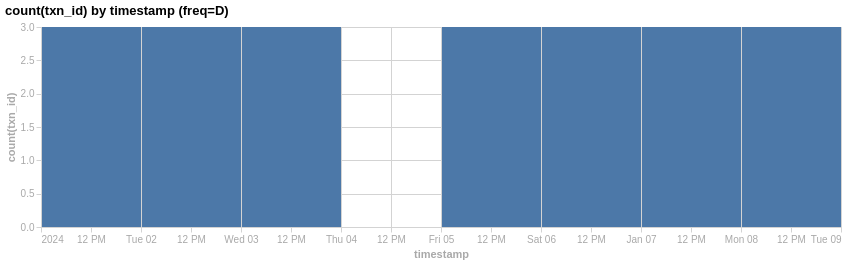

The notebook cell saved with this chart:
### Code cell
eda.plot_aggy(df_ts, "timestamp", "txn_id", agg="count", freq="D")

### Figure 1 — Vega-Lite specification as saved in the notebook (floating-point values rounded to 4 significant figures)
{"config": {"axis": {"grid": true, "gridColor": "#d3d3d3", "tickColor": "#d3d3d3", "domainColor": "#d3d3d3", "labelColor": "#a9a9a9", "titleColor": "#a9a9a9"}, "legend": {"orient": "top", "titleAnchor": "start", "columns": 0, "titleColor": "#a9a9a9", "labelColor": "#a9a9a9"}, "title": {"align": "left", "anchor": "start"}}, "data": {"name": "data-39fc99e2ad02364cb99b8f083c00e0c5"}, "mark": {"type": "bar"}, "encoding": {"tooltip": [{"field": "timestamp", "type": "temporal"}, {"field": "timestamp_ub", "type": "temporal"}, {"field": "agg_value", "type": "quantitative"}], "x": {"bin": "binned", "field": "timestamp", "title": "timestamp", "type": "temporal"}, "x2": {"field": "timestamp_ub"}, "y": {"field": "agg_value", "title": "count(txn_id)", "type": "quantitative"}}, "height": 200, "params": [{"name": "param_1e9efca18e7a2868", "select": {"type": "interval", "encodings": ["x", "y"]}, "bind": "scales"}], "title": "count(txn_id) by timestamp (freq=D)", "width": 800, "$schema": "https://vega.github.io/schema/vega-lite/v6.4.1.json", "datasets": {"data-39fc99e2ad02364cb99b8f083c00e0c5": [{"timestamp": "2024-01-01T00:00:00", "agg_value": 3, "timestamp_ub": "2024-01-02T00:00:00"}, {"timestamp": "2024-01-02T00:00:00", "agg_value": 3, "timestamp_ub": "2024-01-03T00:00:00"}, {"timestamp": "2024-01-03T00:00:00", "agg_value": 3, "timestamp_ub": "2024-01-04T00:00:00"}, {"timestamp": "2024-01-04T00:00:00", "agg_value": 0, "timestamp_ub": "2024-01-05T00:00:00"}, {"timestamp": "2024-01-05T00:00:00", "agg_value": 3, "timestamp_ub": "2024-01-06T00:00:00"}, {"timestamp": "2024-01-06T00:00:00", "agg_value": 3, "timestamp_ub": "2024-01-07T00:00:00"}, {"timestamp": "2024-01-07T00:00:00", "agg_value": 3, "timestamp_ub": "2024-01-08T00:00:00"}, {"timestamp": "2024-01-08T00:00:00", "agg_value": 3, "timestamp_ub": "2024-01-09T00:00:00"}]}}
